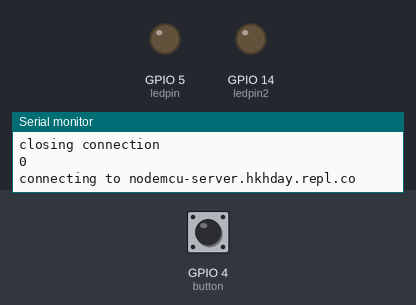
Bench run of a sketch on a simulated ESP8266 (NodeMCU). On the bench: output pins drawn as LEDs (lit = HIGH), the last lines printed to the serial monitor. Dashed ring = blinking. Inputs (shaded band) come from the test bench; at power-on: GPIO 4 (button) LOW. WiFi joins after 1.5 s; servers stay silent unless stated; uploads are accepted with an empty reply.

Above: at 2.7 s.
2.8 s: GPIO 4 (button) pulled HIGH for 3.2 s
At 3.5 s:
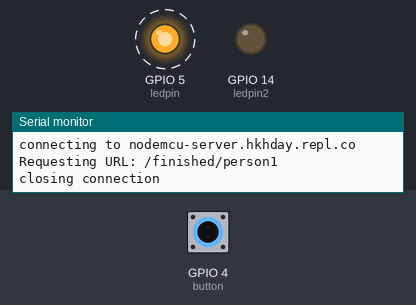
7.5 s: GPIO 4 (button) pulled HIGH for 0.3 s
At 8.7 s:
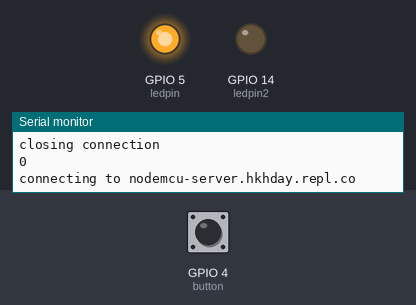
9.4 s: GPIO 4 (button) pulled HIGH for 1 s
At 10.7 s:
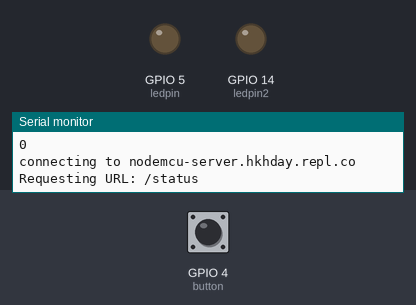
Timing chart, 0 to 12.4 s (numbered marks = the images above; inputs shaded):
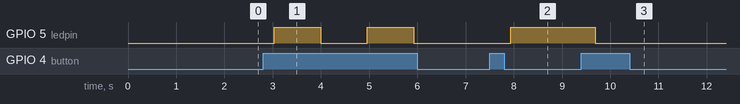

The sketch:

Client-Server_model.ino
```cpp
#include <ESP8266WiFi.h>
#include <Arduino_JSON.h>

const char* ssid = "ONEPLUS_co_apbpgv";
const char* password = "hotspot123";


const char* host = "nodemcu-server.hkhday.repl.co"; // only google.com not https://google.com

int ledpin = 5; // D1(gpio5)
int ledpin2 = 14;
int button = 4; //D2(gpio4)
int buttonState=0;
bool isOn = false;
String payload;

void setup() {
 pinMode(ledpin, OUTPUT);
 pinMode(button, INPUT);
 pinMode(ledpin2, OUTPUT);
 Serial.begin(115200);
  delay(10);

  Serial.println();
  Serial.print("Connecting to ");
  Serial.println(ssid);

  WiFi.begin(ssid, password);

  while (WiFi.status() != WL_CONNECTED) {
    delay(500);
    Serial.print(".");
  }

  Serial.println("");
  Serial.println("WiFi connected");
  Serial.println("IP address: ");
  Serial.println(WiFi.localIP());
}
void loop() {
 buttonState=digitalRead(button); // put your main code here, to run repeatedly:
 Serial.println(buttonState);
 if (buttonState == 1)
 {
  Serial.print("connecting to ");
  Serial.println(host);

  // Use WiFiClient class to create TCP connections
  WiFiClientSecure client;
  const int httpPort = 443; // 80 is for HTTP / 443 is for HTTPS!

  client.setInsecure(); // this is the magical line that makes everything work

  if (!client.connect(host, httpPort)) { //works!
    Serial.println("connection failed");
    return;
  }

  // We now create a URI for the request
  String url = "/finished/person1";
  //url += "?data=";
  //url += "aaaa";


  Serial.print("Requesting URL: ");
  Serial.println(url);

  // This will send the request to the server
  client.print(String("GET ") + url + " HTTP/1.1\r\n" +
               "Host: " + host + "\r\n" +
               "Connection: close\r\n\r\n");

  Serial.println();
  Serial.println("closing connection");
  if (isOn) {
   digitalWrite(ledpin, LOW);
   isOn=false;
   Serial.println('pressed');
  } else {
   digitalWrite(ledpin, HIGH);
   isOn = true;
  }
  delay(500);
 }
 Serial.print("connecting to ");
  Serial.println(host);

  // Use WiFiClient class to create TCP connections
  WiFiClientSecure client;
  const int httpPort = 443; // 80 is for HTTP / 443 is for HTTPS!

  client.setInsecure(); // this is the magical line that makes everything work

  if (!client.connect(host, httpPort)) { //works!
    Serial.println("connection failed");
    return;
  }

  // We now create a URI for the request
  String url = "/status";
  //url += "?data=";
  //url += "aaaa";


  Serial.print("Requesting URL: ");
  Serial.println(url);

  // This will send the request to the server
  client.print(String("GET ") + url + " HTTP/1.1\r\n" +
               "Host: " + host + "\r\n" +
               "Connection: close\r\n\r\n");
  payload = client.readStringUntil('\n');
  Serial.println(payload);

  JSONVar json = JSON.parse(payload);
  Serial.println(json["person2"]);

  Serial.println();
  Serial.println("closing connection");
}
```

Measured:
- after the input at 2.8 s, GPIO 5 (ledpin): alternates HIGH for 0.96 s and LOW for 0.96 s, starting after 0.23 s
- after the input at 7.5 s, GPIO 5 (ledpin): LOW → HIGH after 0.44 s
- after the input at 9.4 s, GPIO 5 (ledpin): HIGH → LOW after 0.29 s
